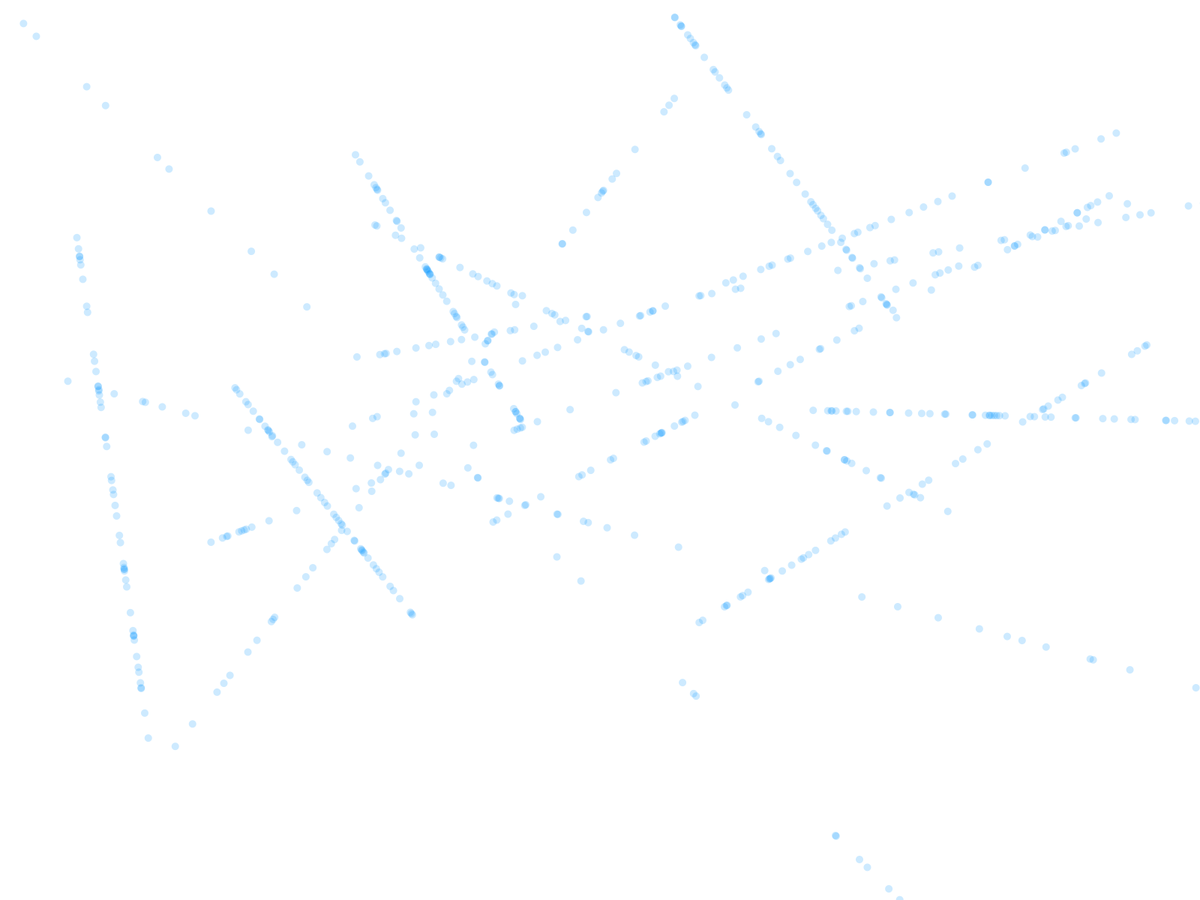
Frame 1 (no input)
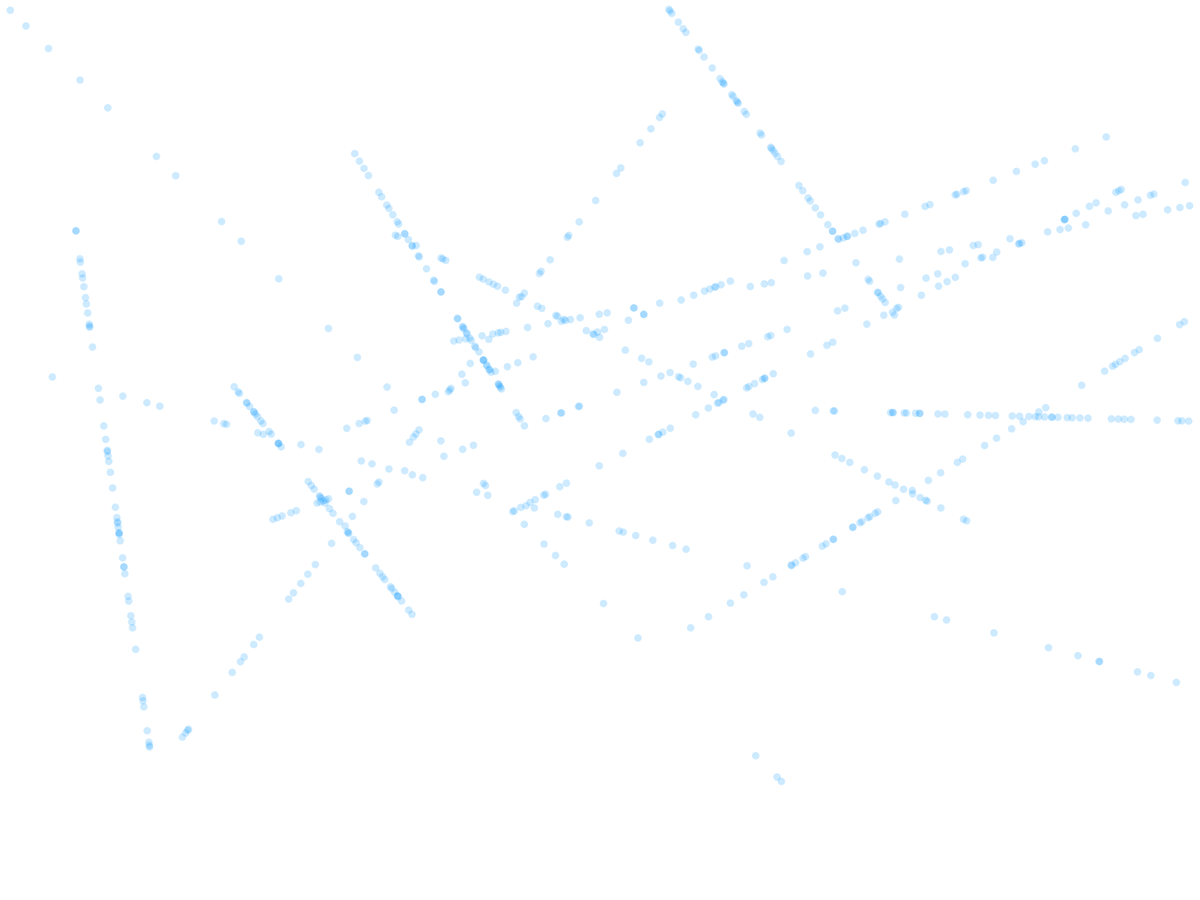
Frame 60 (the mouse pressed at the canvas centre just before this capture)
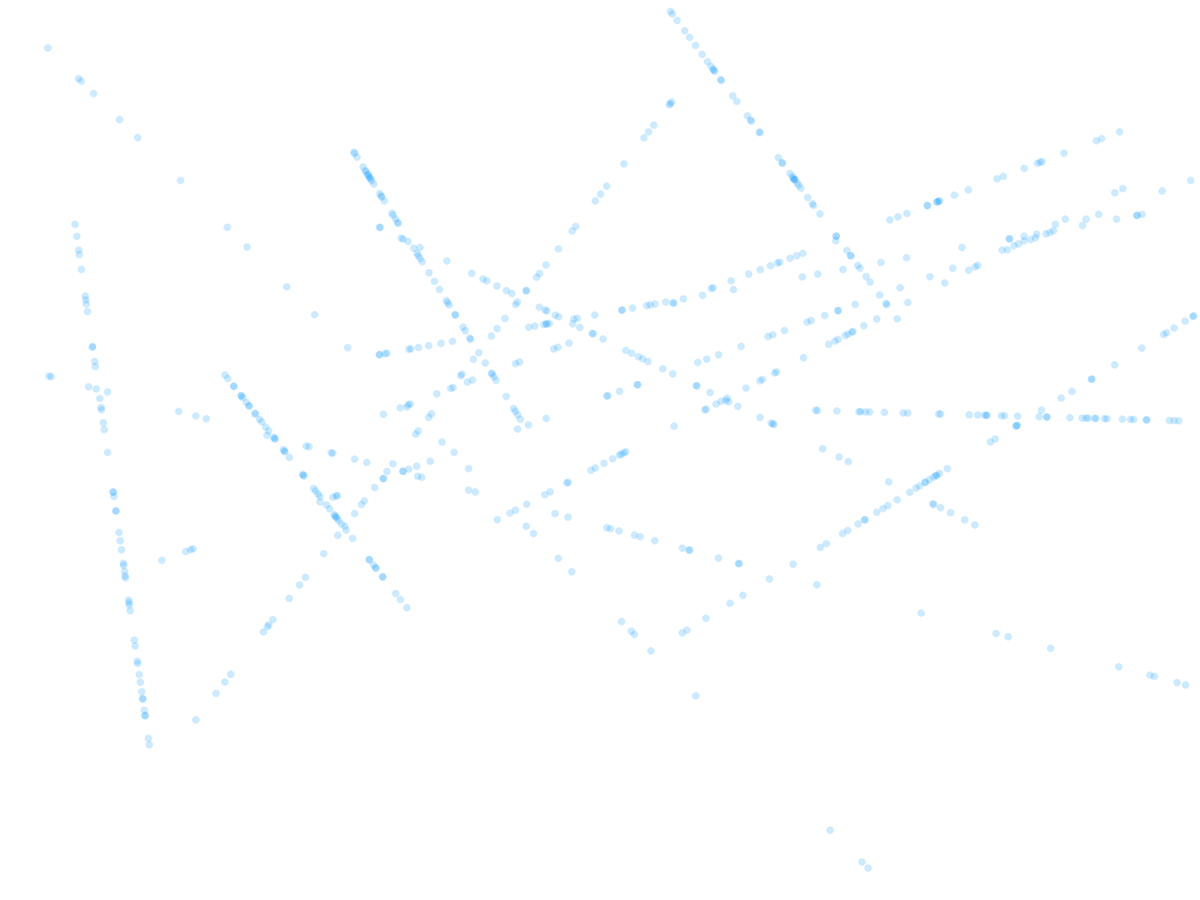
Frame 120 (the mouse held since frame 60 and released just before this capture)

The Processing sketch that drew these frames (run headless with seeded random() and noise(); from frame 60 on, the mouse is pressed at the canvas centre):

// Processing sketch: flow_1_v3
// ── flow_1_v3.pde
ArrayList paths = new ArrayList();  //resizable array to store paths
PVector[][] people;
int density = 50;     

void setup() {
  fullScreen();
  background(255);  
  stroke(125, 50);
  fill(0, 150, 255, 50);
  
  paths.add(new Path(new PVector(60, 500), new PVector(1900, 1000)));
  paths.add(new Path(new PVector(0, 0), new PVector(1900, 1900)));
  paths.add(new Path(new PVector(100, 299), new PVector(200, 1000)));
  paths.add(new Path(new PVector(300, 500), new PVector(550, 820)));
  paths.add(new Path(new PVector(470, 200), new PVector(700, 569)));
  paths.add(new Path(new PVector(230, 1000), new PVector(900, 130)));
  paths.add(new Path(new PVector(890, 10), new PVector(1200, 430)));
  paths.add(new Path(new PVector(650, 700), new PVector(1500, 250)));
  paths.add(new Path(new PVector(500, 300), new PVector(1300, 700)));
  paths.add(new Path(new PVector(900, 850), new PVector(1700, 354)));
  paths.add(new Path(new PVector(200, 753), new PVector(1600, 236)));
  paths.add(new Path(new PVector(460, 572), new PVector(1500, 173)));
  paths.add(new Path(new PVector(500, 474), new PVector(1800, 235)));
  paths.add(new Path(new PVector(1080, 547), new PVector(1780, 567)));
  
  people = new PVector[paths.size()][density];
  noStroke();
  flowInit();      //initialise the positions of the ellipses
  
} 

void draw() {
  background(255);
  println(frameRate);
  
  for (int numPaths = 0; numPaths < paths.size(); numPaths++){
    Path p1 = (Path)paths.get(numPaths);
  
    for (int i = 0; i < density; i++) {
  
      people[numPaths][i].x += people[numPaths][i].z;    //people[i].z is where the velocity is stored
    
      if (people[numPaths][i].x > p1.end.x){
       people[numPaths][i].x = p1.start.x;     //if the particle travels outside the path, bring it back to the start
      }
    
      people[numPaths][i].y = people[numPaths][i].x * pathGradient(p1) + pathConstant(p1);    //calculate the corresponding value
    
      //-----test: get people moving organically-----
      //if (i % 3 == 1) {
      //  people[i].y += 15;
      //} else if (i % 3 == 2) {
      //  people[i].y -= 15;
      //}
      //---------------------------------------------
    
      ellipse(people[numPaths][i].x, people[numPaths][i].y, 10, 10);
    }
  }
}

void flowInit() {
  
  for (int numPaths = 0; numPaths < paths.size(); numPaths++) {
    
    Path p1 = (Path)paths.get(numPaths);
    line(p1.start.x, p1.start.y, p1.end.x, p1.end.y);
    
    for (int i = 0; i < density; i++) {
      float valX = random(p1.start.x, p1.end.x);  //randomise the start position of each particle
      float velocityX = random(1,2);              //store the velocity in the z value of the vector 
      people[numPaths][i] = new PVector(valX, pathGradient(p1)*valX+pathConstant(p1), velocityX);
      
      //ellipse(people[numPaths][i].x, people[numPaths][i].y, 20, 20);
    }
  }
}

//find the gradient of the path (y = mx + c), to be used to find value of y
float pathGradient(Path p1) {
  float step = (p1.end.y - p1.start.y)/(p1.end.x - p1.start.x); 
  return (step);
}

//find the constant of the path (y = mx + c), to be used to find value of y
float pathConstant(Path p1) {
  float constant = p1.start.y - p1.start.x*pathGradient(p1); 
  return (constant);
}

class Path {
  PVector start;
  PVector end;
  
  Path(PVector startLoc, PVector endLoc) {
    this.start = startLoc;
    this.end = endLoc;
  }
  
  void draw() {
    line(start.x, start.y, end.x, end.y);
  }
}
